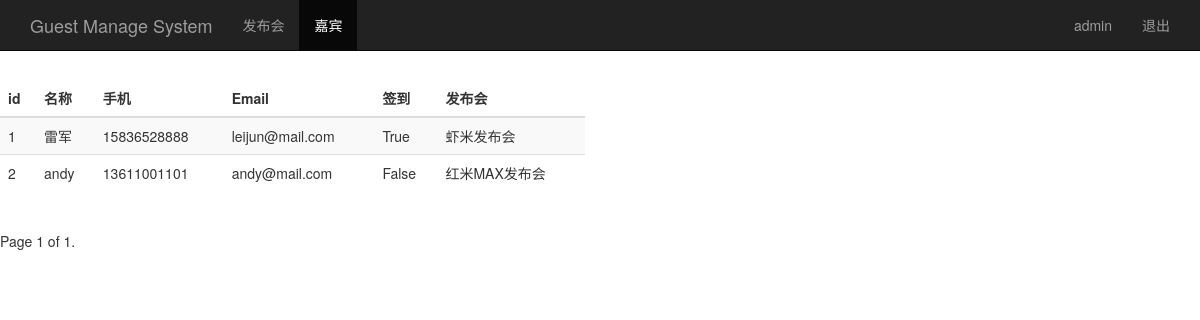
The page /guest_manage/ (signed in) on the database its author committed.
### sign/models.py (models this page shows)
class Guest(models.Model):
    event = models.ForeignKey(Event)                      # 关联发布会id
    realname = models.CharField(max_length=64)            # 姓名
    phone = models.CharField(max_length=16)               # 手机号
    email = models.EmailField()                           # 邮箱
    sign = models.BooleanField()                          # 签到状态
    create_time = models.DateTimeField(auto_now=True)     # 创建时间（自动获取当前时间）

class Event(models.Model):
    name = models.CharField(max_length=100)              # 发布会标题
    limit = models.IntegerField()                        # 参加人数
    status = models.BooleanField()                       # 状态
    address = models.CharField(max_length=200)           # 地址
    start_time = models.DateTimeField('events time')     # 发布会时间
    create_time = models.DateTimeField(auto_now=True)    # 创建时间（自动获取当前时间）
    def __str__(self):
        return self.name

### sign/views.py (the view)
# urls.py: url(r'^guest_manage/$',views.guest_manage),
@login_required
def guest_manage(request):
    username = request.session.get('user','') # 读取浏览器session
    guest_list = Guest.objects.all()
    paginator = Paginator(guest_list,2)
    page = request.GET.get('page')
    try:
        contacts = paginator.page(page)
    except PageNotAnInteger:
        contacts = paginator.page(1)
    except EmptyPage:
        contacts = paginator.page(paginator.num_pages)
    return render(request,'guest_manage.html',{"user":username,
                                               "guests":contacts})

### sign/templates/guest_manage.html (shortened to what this page needs)
<!DOCTYPE html>
<html lang="zh_CN">
    <head>
        {% load bootstrap3 %}
        {% bootstrap_css %}
    </head>
    <body>
        <nav class="navbar navbar-inverse navbar-fixed-top">
            <div class="container">
                <div class="navbar-header">
                    <a class="navbar-brand" href="/event_manage/">Guest Manage System</a>
                </div>
                <div id="navbar" class="collapse navbar-collapse">
                    <ul class="nav navbar-nav">
                        <li><a href="/event_manage">发布会</a></li>
                        <li class="active"><a href="#">嘉宾</a></li>
                    </ul>
                    <ul class="nav navbar-nav navbar-right">
                        <li><a href="#">{{ user }}</a></li>
                        <li><a href="/logout">退出</a></li>
                    </ul>
                </div>
            </div>
        </nav>
        <div class="row" style="padding-top: 80px;">
            <div class="col-md-6">
                <table class="table table-striped">
                    <thead>
                    <tr>
                        <th>id</th><th>名称</th><th>手机</th><th>Email</th><th>签到</th>
                        <th>发布会</th>
                    </tr>
                    </thead>
                    <tbody>
                    {% for guest in guests %}
                    <tr>
                        <td>{{ guest.id }}</td>
                        <td>{{ guest.realname }}</td>
                        <td>{{ guest.phone }}</td>
                        <td>{{ guest.email }}</td>
                        <td>{{ guest.sign }}</td>
                        <td>{{ guest.event }}</td>
                    </tr>
                    {% endfor %}
                    </tbody>
                </table>
            </div>
        </div>
    <div class="pagination">
        <span class="step-links">
                <span class="current">
                    Page {{ guests.number }} of {{ guests.paginator.num_pages }}.
                </span>
        </span>
    </div>
    </body>
</html>

### rows shown on the page
Guest: id "1", realname "雷军", phone "15836528888", email "leijun@mail.com", sign "True", event "虾米发布会"
Guest: id "2", realname "andy", phone "13611001101", email "andy@mail.com", sign "False", event "红米MAX发布会"

### other values the page prints
{{ user }} "admin"
{{ guests.number }} "1"
{{ guests.paginator.num_pages }} "1"
